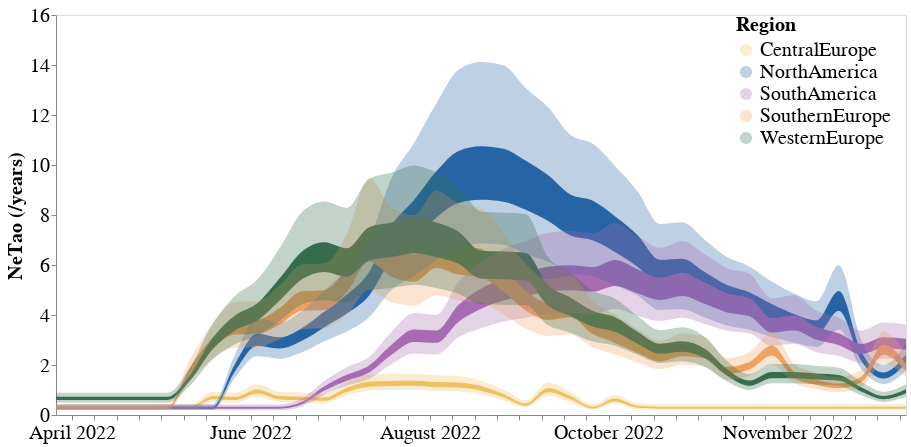

The code cell stored with this chart in its notebook:
### Code cell
line = alt.Chart(test).mark_area(interpolate='monotone').encode(
    alt.X('date:T', axis=alt.Axis(title="", grid=False, format="%B %Y")),
    alt.Y('lower_hpd_log_50',axis=alt.Axis(title="NeTao (/years)", grid=False)),#,scale=alt.Scale(domain=(0, 13))),
    alt.Y2('upper_hpd_log_50' ),
    color=alt.Color('deme:N',  scale=alt.Scale(domain=domain, range=range_))
).properties(
    width=850,
    height=400
)#.transform_filter(
  #  (datum.upper_hpd_log_50 < 50)
#)

band = alt.Chart(test).mark_area(
    opacity=0.3, interpolate='monotone'
).encode(
    alt.X('date:T', axis=alt.Axis(title="", grid=False)),
    alt.Y('lower_hpd_log_95'),#axis=None),#, scale=alt.Scale(domain=(0, 13))),
    alt.Y2('upper_hpd_log_95'),
    color=alt.Color('deme:N', title = "Region", legend=alt.Legend(title= "Region",offset = -170, symbolSize = 150, labelFontSize = 20, titleFontSize = 20))
).properties(
    width=850,
    height=400
)#.transform_filter(
 #   (datum.upper_hpd_log_95 < 50)
#)

ne_plot = line + band
(ne_plot).configure_axis(
    labelFontSize=20,
    titleFontSize=20
)

### Figure 1 — Vega-Lite specification as saved in the notebook (floating-point values rounded to 4 significant figures; data arrays with more than 128 entries replaced by an {"elided": "..."} marker saying what was removed)
{"config": {"view": {"continuousWidth": 400, "continuousHeight": 300}, "axis": {"labelFontSize": 20, "titleFontSize": 20}}, "layer": [{"mark": {"type": "area", "interpolate": "monotone"}, "encoding": {"color": {"field": "deme", "scale": {"domain": ["CentralEurope", "NorthAmerica", "SouthAmerica", "SouthernEurope", "WesternEurope"], "range": ["#EEC060", "#2664A5", "#A76BB1", "#EEA160", "#356D4C"]}, "type": "nominal"}, "x": {"axis": {"format": "%B %Y", "grid": false, "title": ""}, "field": "date", "type": "temporal"}, "y": {"axis": {"grid": false, "title": "NeTao (/years)"}, "field": "lower_hpd_log_50", "type": "quantitative"}, "y2": {"field": "upper_hpd_log_50"}}, "height": 400, "width": 850}, {"mark": {"type": "area", "interpolate": "monotone", "opacity": 0.3}, "encoding": {"color": {"field": "deme", "legend": {"labelFontSize": 20, "offset": -170, "symbolSize": 150, "title": "Region", "titleFontSize": 20}, "title": "Region", "type": "nominal"}, "x": {"axis": {"grid": false, "title": ""}, "field": "date", "type": "temporal"}, "y": {"field": "lower_hpd_log_95", "type": "quantitative"}, "y2": {"field": "upper_hpd_log_95"}}, "height": 400, "width": 850}], "data": {"name": "data-e61ac6339c0a705efc0d1c9ab81579d4"}, "$schema": "https://vega.github.io/schema/vega-lite/v4.17.0.json", "datasets": {"data-e61ac6339c0a705efc0d1c9ab81579d4": {"elided": "195 records"}}}
